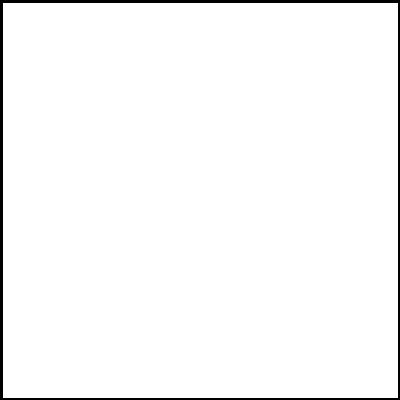
Frame 1 (no input)
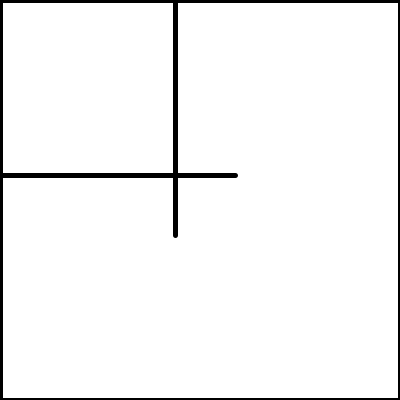
Frame 60 (the mouse pressed at the canvas centre just before this capture)
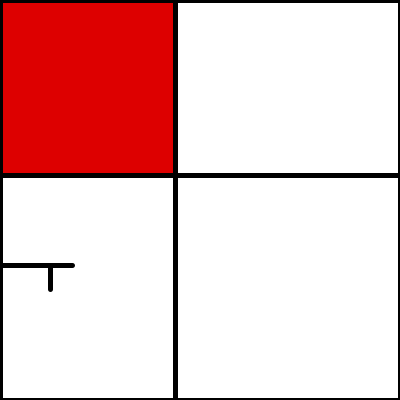
Frame 120 (the mouse held since frame 60 and released just before this capture)

The Processing sketch that drew these frames (run headless with seeded random() and noise(); from frame 60 on, the mouse is pressed at the canvas centre):

// Processing sketch: processing_129469
// ── processing_129469.pde

void setup ()
{
  size(400, 400);
  background(255);
  midW = width/2.0;
  midH = height/2.0;
  i=0;
  j=0;
  k=0;
  shapeCount=1;
}
float midW;
float midH;
float i,j,k;
int shapeCount;
void draw ()
{
  fill(255);
  strokeWeight(5);
  if (shapeCount ==1) {
    if (i>1) shapeCount++;
    rect(0, 0, width, height);
    frameRate(20);
    line(midW-25, 0, midW-25, height*i); //1
    line(0, midH-25, width*i, midH-25);  //2
    i = i+ 0.01;
    
  }
  if (shapeCount==2) {
  fill(#DD0000);
  rect(0,0,midW-25,midH-25); //red
  shapeCount++;
  }
  if (shapeCount==3)
  {
    if (j >1) shapeCount++;
  line(0,midH+65,width*j,midH+65); //3
  line(midW-150,midH+65+4, midW-150,midH+65+135*j); //4
  j = j+ 0.01;
  
  }
  if (shapeCount==4)
  {
  fill(#EDFF03);
  rect(0,midH+65,50,133); //yellow
  shapeCount++;
  }
  if (shapeCount==5)
  {
    if (k>1) shapeCount++;
  line(midW +100,midH+65+2,midW+100,midH+65 +135*k); //5
  line(midW-25+1,midH+171,midW-1+100*k,midH+171); //6
  k = k+ 0.01;
  
  }
  if (shapeCount==6)
  {
  fill(#000099);
  rect(midW-25,midH+65,125,110); //blue
  shapeCount++;
  }
  if (shapeCount==7) {
    noLoop();
    println ("done");
  }
  
}
